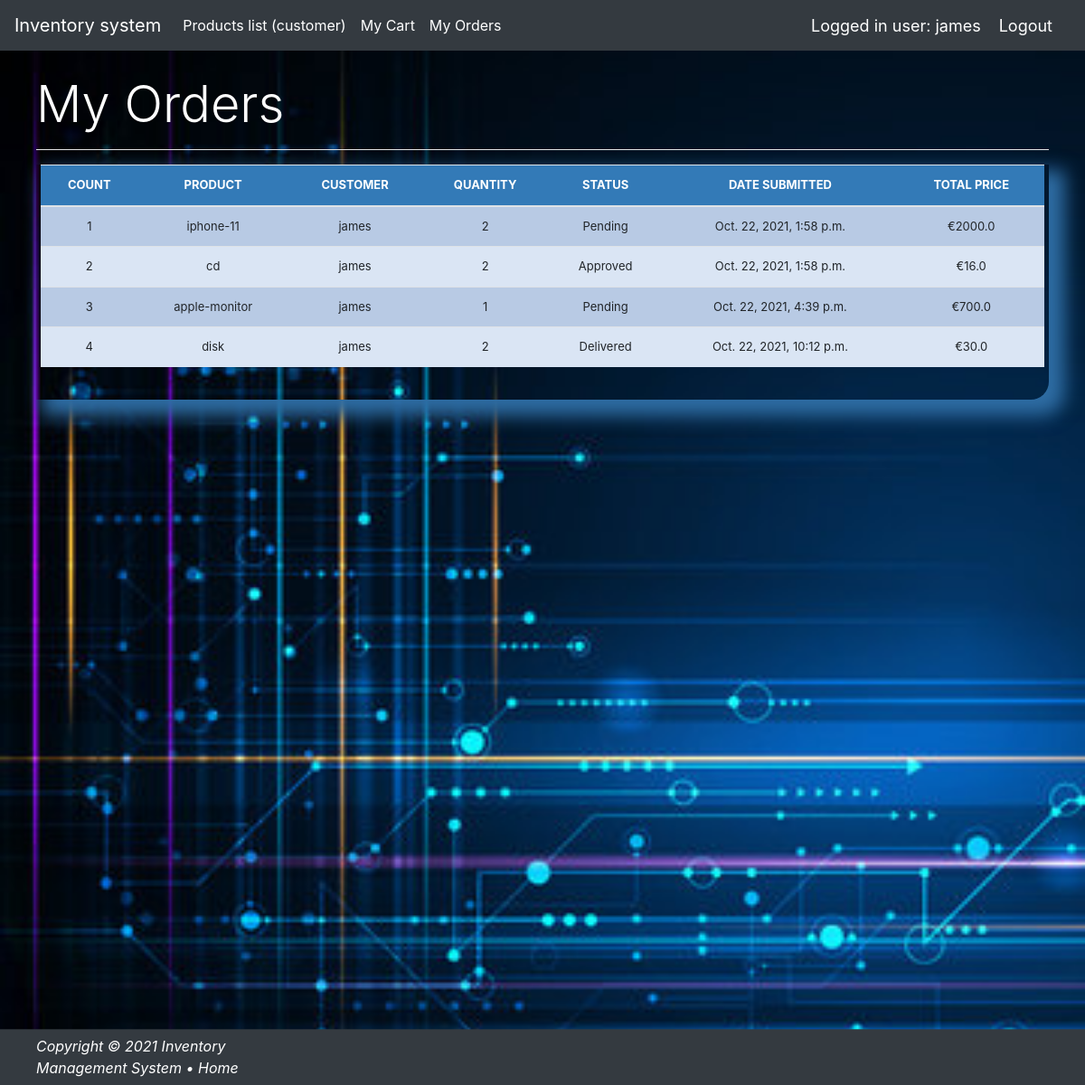
Page /myorders/ (signed in) on the committed database.
### invmanagement/models.py (models this page shows, shortened)
class Order(models.Model):
    product = models.ForeignKey(Product, on_delete=models.SET_NULL, blank=True, null=True )
    user = models.ForeignKey(User, on_delete=models.SET_NULL, blank=True, null=True, related_name='%(class)s_groups')
    date = models.DateTimeField(default=datetime.datetime.today)
    status = models.CharField(max_length=50, null=True, blank=True, choices=STATUS)
    quantity = models.IntegerField(default='0', blank=False, null=True)
    price = models.FloatField(max_length=50, null=True)
    phone = models.CharField(max_length=10, null=True)
    address = models.CharField(max_length=100, null=True)
    def __str__(self):
        return str(self.product)
    def get_order_by_customer(user_id):
        return Order.objects.filter(user=user_id,
                                    user__groups__name='customer')

class Product(models.Model):
    category = models.CharField(max_length=50, blank=True, choices=category_choice)
    prod_name = models.CharField(max_length=50, blank=True, null=True)
    quantity = models.IntegerField(default='0', blank=False, null=True)
    availability = models.BooleanField(default=False)
    last_updated = models.DateTimeField(auto_now_add=False, auto_now=True)
    price = models.IntegerField(default=0, blank=False)
    def __str__(self):
        return self.prod_name

### invmanagement/authentications.py (the view)
		def wrapper_func(request, *args, **kwargs):
			group = None
			if request.user.groups.exists():
				group = request.user.groups.all()[0].name
			if group in allowed_roles:
				return view_func(request, *args, **kwargs)
			else:
				return HttpResponse('You are not authorized to view this page')

### invmanagement/authentications.py (called while the page is built)
def allowed_users(allowed_roles=[]):
	def decorator(view_func):
		def wrapper_func(request, *args, **kwargs):
			group = None
			if request.user.groups.exists():
				group = request.user.groups.all()[0].name
			if group in allowed_roles:
				return view_func(request, *args, **kwargs)
			else:
				return HttpResponse('You are not authorized to view this page')
		return wrapper_func
	return decorator

### invmanagement/templatetags/cart.py (called while the page is built)
@register.filter(name='currency')
def currency(price):
    return "€" + str(price)

@register.filter(name="multiply")
def multiply(n1, n2):
    return n1 * n2

### invmanagement/views.py (called while the page is built)
@login_required(login_url='login')
@allowed_users(allowed_roles=['admin', 'customer'])
def orderpage(request):
    user = request.user.id
    order = Order.get_order_by_customer(user)
    print(order)
    return render(request, 'customer_orders.html', {'order': order})

### invmanagement/templates/customer_orders.html (shortened to what this page needs)
{% load static %}
{% load crispy_forms_tags %}
{% load cart %}
<!doctype html>
<html lang="en">
<head>
    <link href="{% static '/css/stylesheet.css' %}" rel="stylesheet">
    <link href="{% static '/css/bootstrap.min.css' %}" rel="stylesheet">
    <link href="{% static 'css/navbar-top-fixed.css' %}" rel="stylesheet">
</head>
<body id="bg" style="background-repeat: no-repeat; background-size: cover;  background-image: url('{% static "img/tech.jpeg"%}')">
{% include 'navbar.html' %}
<main role="main" class="flex-column" style="margin-right: 40px; margin-left: 40px; margin-top: 10px">
    <p class="display-4" style="color:white;">My Orders</p>
    <hr style="background: white;">
    <div class="display_table">
        <table class='table'>
            <thead>
            <tr>
                <th>COUNT</th>
                <th>PRODUCT</th>
                <th>CUSTOMER</th>
                <th>QUANTITY</th>
                <th>STATUS</th>
                <th>DATE SUBMITTED</th>
                <th>TOTAL PRICE</th>
            </tr>
            </thead>
            {% for instance in order %}
                <tr>
                    <td>{{ forloop.counter }}</td>
                    <td>{{ instance.product }}</td>
                    <td>{{ instance.user }}</td>
                    <td>{{ instance.quantity }}</td>
                    <td>{{ instance.status }}</td>
                    <td>{{ instance.date }}</td>
                    <td>{{ instance.quantity|multiply:instance.price|currency }}</td>
                </tr>
            {% endfor %}
        </table>
    </div>
</main>
{% include "footer.html" %}
</body>
</html>

### invmanagement/templates/navbar.html (shortened to what this page needs)
{% load static %}
<nav class="navbar navbar-expand-md navbar-dark fixed-top bg-dark">
    <a class="navbar-brand" href="/">Inventory system</a>
    <div class="collapse navbar-collapse" id="navbarCollapse">
        <ul class="navbar-nav mr-auto">
            {% if request.user.groups.all.0.name == "customer" %}
                <li class="nav-item active">
                    <a class="nav-link" href="/home_customer">Products list (customer)</a>
                </li>
                <li class="nav-item active">
                    <a class="nav-link" href="/cart">My Cart</a>
                </li>
                <li class="nav-item active">
                    <a class="nav-link" href="/myorders">My Orders</a>
                </li>
            {% endif %}
        </ul>
        <span class="hello-msg">Logged in user: {{ request.user }}</span>
        <span><a class="hello-msg" href="{% url 'logout' %}">Logout</a></span>
    </div>
</nav>

### static/css/stylesheet.css (style rules this page uses)
body { background-color: #34eb6b; min-height: 100vh; }
.table { font-size: 13px; text-align: center; width: 95%; margin: auto; }
.table tr:nth-child(odd) { background: #B8CAE4 }
.table tr:nth-child(even) { background: #dae5f4 }
th { background-color: #337ab7; color: white; }
.display_table { border-bottom-right-radius: 20px; padding-left: 5px; padding-right: 5px; padding-bottom: 20px; box-shadow: 12px 12px 20px 6px #2e6da4; }
.bg-dark { background-repeat: no-repeat; background-size: cover; }

### static/css/navbar-top-fixed.css (style rules this page uses)
body { min-height: 75rem; padding-top: 4.5rem; }

### invmanagement/templates/navbar.html (style rules this page uses)
.hello-msg { font-size: 18px; color: #fff; margin-right: 20px; }

### rows in the picture
Order: product "iphone-11", user "james", quantity "2", status "Pending", date "Oct. 22, 2021, 1:58 p.m.", quantity|multiply "€2000.0"
Order: product "cd", user "james", quantity "2", status "Approved", date "Oct. 22, 2021, 1:58 p.m.", quantity|multiply "€16.0"
Order: product "apple-monitor", user "james", quantity "1", status "Pending", date "Oct. 22, 2021, 4:39 p.m.", quantity|multiply "€700.0"
Order: product "disk", user "james", quantity "2", status "Delivered", date "Oct. 22, 2021, 10:12 p.m.", quantity|multiply "€30.0"

### other values in the picture
{{ request.user }} "james"
